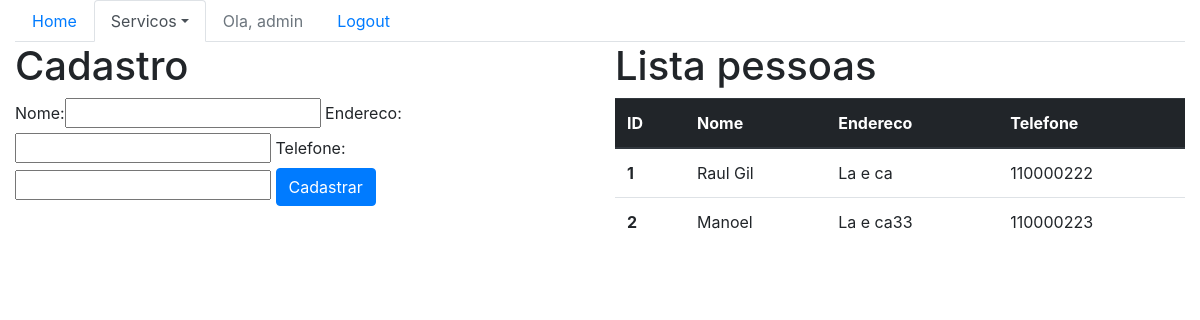
The page /sistema/pessoas/ (signed in) on the database as committed earlier.
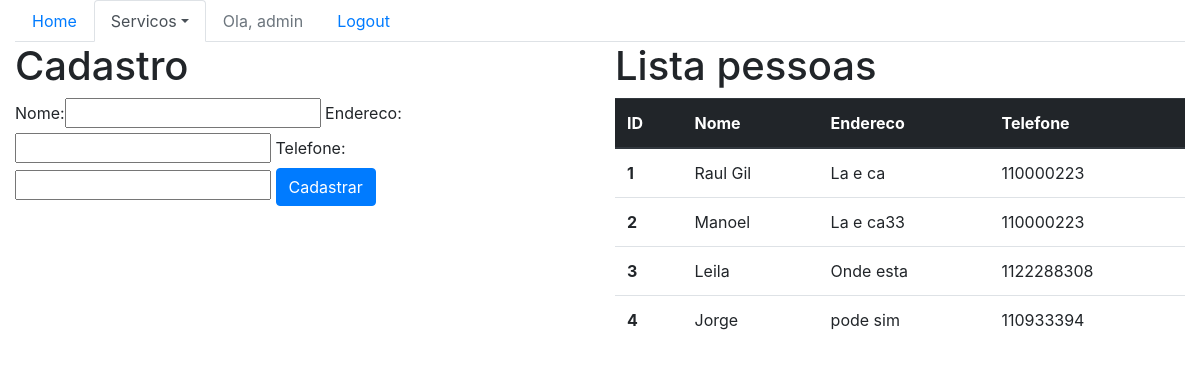
The same page on the database as committed later.
### core/models.py (models this page shows, shortened)
class Pessoa(models.Model):
    nome = models.CharField(max_length=100)
    endereco = models.CharField(max_length=200)
    telefone = models.CharField(max_length=20)

### core/views.py (the view)
@login_required()
def lista_pessoas(request):
    pessoas = Pessoa.objects.all()
    form = PessoaForm()
    data = {'pessoas': pessoas, 'form': form}
    return render(request, 'core/lista_pessoas.html', data)

### core/forms.py
class PessoaForm(ModelForm):
    class Meta:
        model = Pessoa
        fields = '__all__'

### core/templates/core/lista_pessoas.html (shortened to what this page needs)
{% extends 'base.html' %}
{% load bootstrap %}
{% block menu%}
    <ul class="nav nav-tabs">
        <li class="nav-item">
            <a class="nav-link" href="{% url 'core_home' %}">Home</a>
        </li>
        <li class="nav-item dropdown">
        <li class="nav-item active dropdown">
            <a class="nav-link dropdown-toggle active" data-toggle="dropdown" href="#" role="button" aria-haspopup="true" aria-expanded="false">Servicos</a>
        </li>
        {% if user.is_authenticated %}
            <li class="nav-item">
                    <a class="nav-link disabled" href="">Ola, {{ user }}</a>
            </li>
            <li class="nav-item">
                    <a class="nav-link" href="{% url 'logout' %}">Logout</a>
            </li>
        {% else %}
            <li class="nav-item">
                    <a class="nav-link" href="{% url 'login' %}">Login</a>
            </li>
        {% endif %}
    </ul>
{% endblock %}
{% block main %}
<div class="row">
    <div class="col-sm-6">
            <h1>Cadastro</h1>
        <form action="{% url 'core_pessoa_novo' %}" method="POST">
            {{ form|bootstrap }}
            <button type="submit" class="btn btn-primary">Cadastrar</button>
        </form>
    </div>
    <div class="col-sm-6">
            <h1>Lista pessoas</h1>
            <table class="table">
                <thead class="thead-dark">
                    <tr>
                    <th scope="col">ID</th>
                    <th scope="col">Nome</th>
                    <th scope="col">Endereco</th>
                    <th scope="col">Telefone</th>
                    </tr>
                </thead>
                <tbody>
                    {% for pessoa in pessoas%}
                    <tr>
                    <th scope="row">{{ pessoa.id }}</th>
                    <td>{{ pessoa.nome }}</td>
                    <td>{{ pessoa.endereco }}</td>
                    <td>{{ pessoa.telefone }}</td>
                    </tr>
                    {% endfor %}
                </tbody>
            </table>
    </div>
</div>
{% endblock %}

Rows that differ between the two databases and show on the page:
changed Pessoa "Raul Gil": telefone "110000222" → "110000223"
added Pessoa: id "3", nome "Leila", endereco "Onde esta", telefone "1122288308"
added Pessoa: id "4", nome "Jorge", endereco "pode sim", telefone "110933394"
